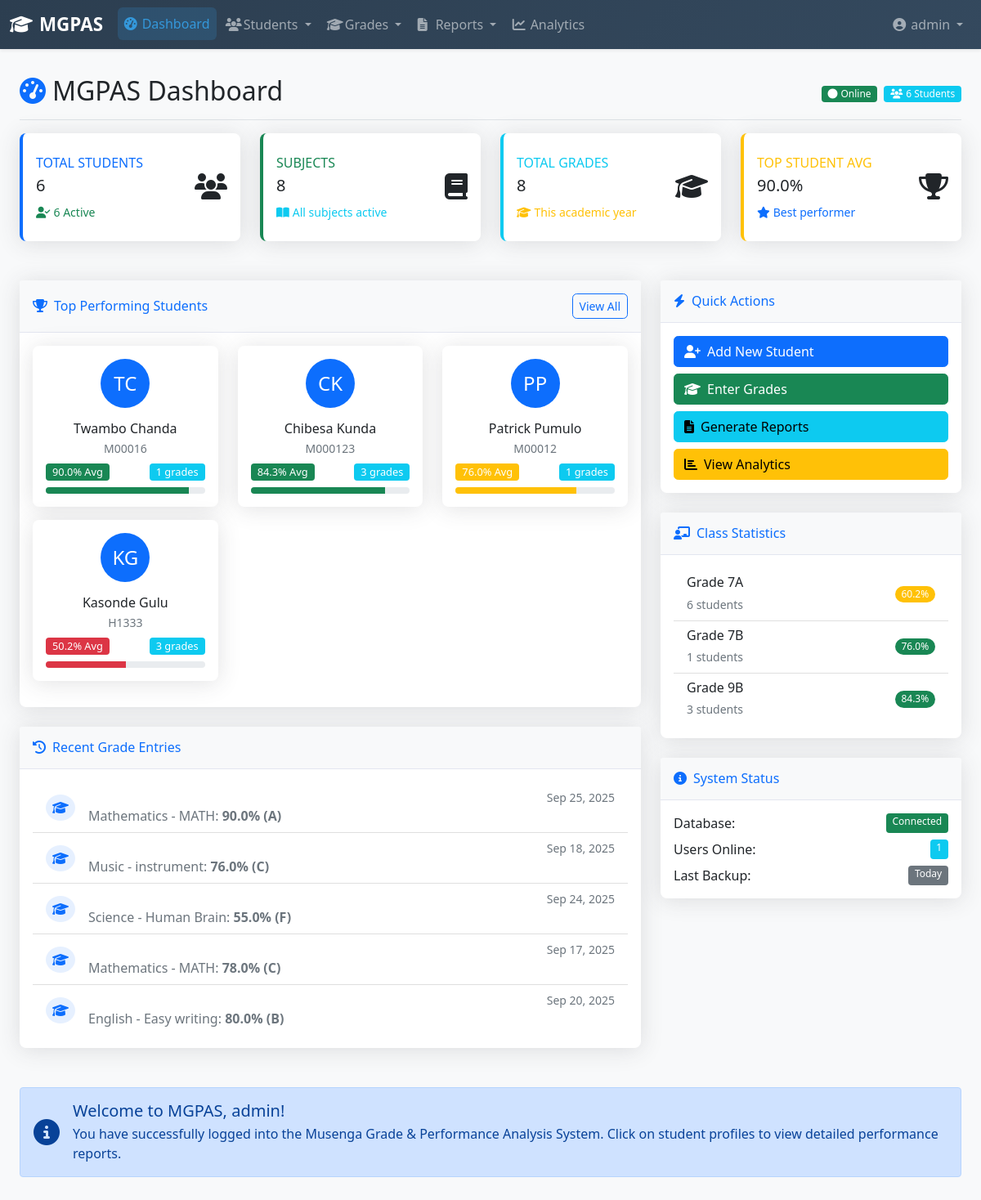
The app's page /dashboard/ (signed in), older data.
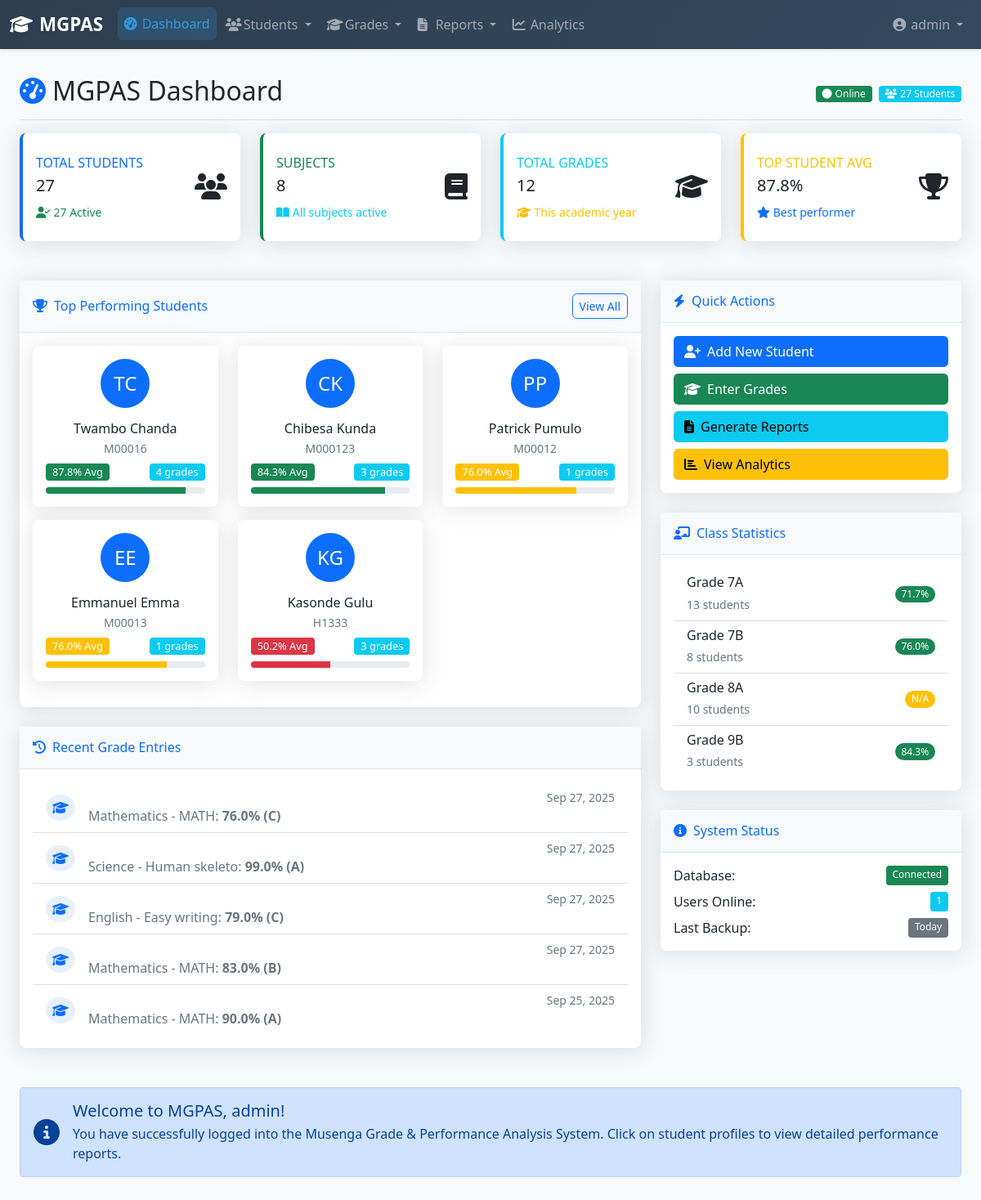
The same page, newer data.
### grading/models.py (models this page shows, shortened)
class Student(models.Model):
    first_name = models.CharField(max_length=100)
    last_name = models.CharField(max_length=100)
    student_id = models.CharField(max_length=20, unique=True)
    date_of_birth = models.DateField()
    email = models.EmailField(blank=True)
    phone = models.CharField(max_length=15, blank=True)
    address = models.TextField(blank=True)
    current_class = models.ForeignKey(Class, on_delete=models.SET_NULL, null=True, blank=True)
    academic_year = models.ForeignKey(AcademicYear, on_delete=models.CASCADE)
    enrollment_date = models.DateField()
    is_active = models.BooleanField(default=True)
    created_at = models.DateTimeField(auto_now_add=True)
    updated_at = models.DateTimeField(auto_now=True)
    class Meta:
        ordering = ['last_name', 'first_name']

class Grade(models.Model):
    class Term(models.TextChoices):
        TERM1 = 'TERM1', _('Term 1')
        TERM2 = 'TERM2', _('Term 2')
        TERM3 = 'TERM3', _('Term 3')
    class AssessmentType(models.TextChoices):
        EXAM = 'EXAM', _('Exam')
        TEST = 'TEST', _('Test')
        QUIZ = 'QUIZ', _('Quiz')
        ASSIGNMENT = 'ASSIGNMENT', _('Assignment')
    student = models.ForeignKey(Student, on_delete=models.CASCADE)
    subject = models.ForeignKey(Subject, on_delete=models.CASCADE)
    assessment_name = models.CharField(max_length=100)
    assessment_type = models.CharField(max_length=20, choices=AssessmentType.choices)
    score = models.DecimalField(max_digits=5, decimal_places=2)
    max_score = models.DecimalField(max_digits=5, decimal_places=2, default=100)
    percentage = models.DecimalField(max_digits=5, decimal_places=2, editable=False)
    term = models.CharField(max_length=10, choices=Term.choices)
    date = models.DateField()
    comments = models.TextField(blank=True)
    created_by = models.ForeignKey(User, on_delete=models.SET_NULL, null=True)
    created_at = models.DateTimeField(auto_now_add=True)
    updated_at = models.DateTimeField(auto_now=True)
    def get_grade_letter(self):
        if self.percentage >= 90: return 'A'
        elif self.percentage >= 80: return 'B'
        elif self.percentage >= 70: return 'C'
        elif self.percentage >= 60: return 'D'
        else: return 'F'
    class Meta:
        ordering = ['-date', 'student']

class Subject(models.Model):
    name = models.CharField(max_length=100)
    code = models.CharField(max_length=10, unique=True)
    description = models.TextField(blank=True)

class Class(models.Model):
    name = models.CharField(max_length=50)
    academic_year = models.ForeignKey(AcademicYear, on_delete=models.CASCADE)
    teacher = models.ForeignKey(User, on_delete=models.SET_NULL, null=True, blank=True)

### authentication/views.py (the view)
# urls.py: path('dashboard/', DashboardView.as_view(), name='dashboard'),
class DashboardView(LoginRequiredMixin, TemplateView):
    template_name = 'dashboard.html'
    def get_context_data(self, **kwargs):
        context = super().get_context_data(**kwargs)
        try:
            from grading.models import Student, Subject, Grade, Class
            from django.db.models import Avg, Count, Q
            context.update({
                'total_students': Student.objects.filter(is_active=True).count(),
                'active_students': Student.objects.filter(is_active=True).count(),
                'total_subjects': Subject.objects.count(),
                'total_grades': Grade.objects.count(),
            })
            top_students = Student.objects.filter(is_active=True).annotate(
                avg_grade=Avg('grade__percentage'),
                grade_count=Count('grade')
            ).filter(avg_grade__isnull=False, grade_count__gte=1).order_by('-avg_grade')[:6]
            context['top_students'] = top_students
            recent_grades = Grade.objects.select_related('student', 'subject').order_by('-created_at')[:5]
            context['recent_grades'] = recent_grades
            class_stats = Class.objects.annotate(
                student_count=Count('student', filter=Q(student__is_active=True)),
                avg_grade=Avg('student__grade__percentage')
            ).filter(student_count__gt=0)
            context['class_stats'] = class_stats
        except Exception as e:
            context.update({
                'total_students': 247,
                'active_students': 235,
                'total_subjects': 12,
                'total_grades': 1842,
                'top_students': [],
                'recent_grades': [],
                'class_stats': [],
            })
        return context

### templates/dashboard.html (shortened to what the changed rows need)
{% extends 'base.html' %}
{% load static %}
{% block content %}
<div class="d-flex justify-content-between flex-wrap flex-md-nowrap align-items-center pt-3 pb-2 mb-3 border-bottom">
    <h1 class="h2"><i class="fas fa-tachometer-alt me-2 text-primary"></i>MGPAS Dashboard</h1>
    <div class="btn-toolbar mb-2 mb-md-0">
        <span class="badge bg-success me-2">
            <i class="fas fa-circle me-1"></i>Online
        </span>
        <span class="badge bg-info">
            <i class="fas fa-users me-1"></i>{{ total_students }} Students
        </span>
    </div>
</div>
<div class="row mb-4">
    <div class="col-xl-3 col-md-6 mb-4">
        <div class="card border-left-primary shadow h-100 py-2">
            <div class="card-body">
                <div class="row no-gutters align-items-center">
                    <div class="col mr-2">
                        <div class="text-xs font-weight-bold text-primary text-uppercase mb-1">Total Students</div>
                        <div class="h5 mb-0 font-weight-bold text-gray-800">{{ total_students }}</div>
                        <div class="mt-2 text-success">
                            <small><i class="fas fa-user-check me-1"></i>{{ active_students }} Active</small>
                        </div>
                    </div>
                </div>
            </div>
        </div>
    </div>
    <div class="col-xl-3 col-md-6 mb-4">
        <div class="card border-left-info shadow h-100 py-2">
            <div class="card-body">
                <div class="row no-gutters align-items-center">
                    <div class="col mr-2">
                        <div class="text-xs font-weight-bold text-info text-uppercase mb-1">Total Grades</div>
                        <div class="h5 mb-0 font-weight-bold text-gray-800">{{ total_grades }}</div>
                        <div class="mt-2 text-warning">
                            <small><i class="fas fa-graduation-cap me-1"></i>This academic year</small>
                        </div>
                    </div>
                </div>
            </div>
        </div>
    </div>
    <div class="col-xl-3 col-md-6 mb-4">
        <div class="card border-left-warning shadow h-100 py-2">
            <div class="card-body">
                <div class="row no-gutters align-items-center">
                    <div class="col mr-2">
                        <div class="text-xs font-weight-bold text-warning text-uppercase mb-1">Top Student Avg</div>
                        <div class="h5 mb-0 font-weight-bold text-gray-800">
                            {% if top_students %}{{ top_students.0.avg_grade|floatformat:1 }}%{% else %}N/A{% endif %}
                        </div>
                        <div class="mt-2 text-primary">
                            <small><i class="fas fa-star me-1"></i>Best performer</small>
                        </div>
                    </div>
                </div>
            </div>
        </div>
    </div>
</div>
<div class="row">
    <div class="col-lg-8 mb-4">
        <div class="card shadow">
            <div class="card-body">
                <div class="row">
                    {% for student in top_students %}
                    <div class="col-lg-4 col-md-6 mb-3">
                        <div class="card student-profile-card h-100" onclick="window.location.href='{% url 'grading:student_detail' student.pk %}'">
                            <div class="card-body text-center">
                                <div class="mb-3">
                                    <div class="bg-primary text-white rounded-circle d-inline-flex align-items-center justify-content-center"
                                         style="width: 60px; height: 60px; font-size: 24px;">
                                        {{ student.first_name|first }}{{ student.last_name|first }}
                                    </div>
                                </div>
                                <h6 class="card-title mb-1">{{ student.first_name }} {{ student.last_name }}</h6>
                                <p class="text-muted small mb-2">{{ student.student_id }}</p>
                                <div class="d-flex justify-content-between align-items-center mb-2">
                                    <span class="badge performance-badge bg-{% if student.avg_grade >= 80 %}success{% elif student.avg_grade >= 60 %}warning{% else %}danger{% endif %}">
                                        {{ student.avg_grade|floatformat:1 }}% Avg
                                    </span>
                                    <span class="badge performance-badge bg-info">
                                        {{ student.grade_count }} grades
                                    </span>
                                </div>
                                <div class="progress grade-progress">
                                    <div class="progress-bar bg-{% if student.avg_grade >= 80 %}success{% elif student.avg_grade >= 60 %}warning{% else %}danger{% endif %}"
                                         style="width: {{ student.avg_grade }}%"></div>
                                </div>
                            </div>
                        </div>
                    </div>
                    {% empty %}
                    <div class="col-12 text-center py-4">
                        <i class="fas fa-users fa-3x text-muted mb-3"></i>
                        <p class="text-muted">No student data available yet.</p>
                        <a href="{% url 'grading:student_add' %}" class="btn btn-primary">Add Students</a>
                    </div>
                    {% endfor %}
                </div>
            </div>
        </div>
        <div class="card shadow mt-4">
            <div class="card-body">
                {% if recent_grades %}
                <div class="list-group list-group-flush">
                    {% for grade in recent_grades %}
                    <div class="list-group-item d-flex align-items-center">
                        <div class="me-3">
                            <i class="fas fa-graduation-cap text-primary bg-light-primary p-2 rounded-circle"></i>
                        </div>
                        <div class="flex-grow-1">
                            <div class="d-flex justify-content-between">
                                <small class="text-muted">{{ grade.date|date:"M d, Y" }}</small>
                            </div>
                            <p class="mb-0 text-muted">
                                {{ grade.subject.name }} - {{ grade.assessment_name }}:
                                <strong>{{ grade.percentage|floatformat:1 }}% ({{ grade.get_grade_letter }})</strong>
                            </p>
                        </div>
                    </div>
                    {% endfor %}
                </div>
                {% else %}
                <p class="text-muted">No recent grade entries.</p>
                {% endif %}
            </div>
        </div>
    </div>
    <div class="col-lg-4 mb-4">
        <div class="card shadow mt-4">
            <div class="card-body">
                {% if class_stats %}
                <div class="list-group list-group-flush">
                    {% for class in class_stats %}
                    <div class="list-group-item d-flex justify-content-between align-items-center">
                        <div>
                            <h6 class="mb-1">{{ class.name }}</h6>
                            <small class="text-muted">{{ class.student_count }} students</small>
                        </div>
                        <span class="badge bg-{% if class.avg_grade >= 70 %}success{% else %}warning{% endif %} rounded-pill">
                            {% if class.avg_grade %}{{ class.avg_grade|floatformat:1 }}%{% else %}N/A{% endif %}
                        </span>
                    </div>
                    {% endfor %}
                </div>
                {% else %}
                <p class="text-muted">No class statistics available.</p>
                {% endif %}
            </div>
        </div>
    </div>
</div>
{% endblock %}

Row changes from the older to the newer data that the page shows:
no longer on this page (row unchanged): Grade: date "Sep 18, 2025", subject.name "Music", assessment_name "instrument", percentage "76.0", get_grade_letter "C"
no longer on this page (row unchanged): Grade: date "Sep 24, 2025", subject.name "Science", assessment_name "Human Brain", percentage "55.0", get_grade_letter "F"
no longer on this page (row unchanged): Grade: date "Sep 17, 2025", subject.name "Mathematics", assessment_name "MATH", percentage "78.0", get_grade_letter "C"
no longer on this page (row unchanged): Grade: date "Sep 20, 2025", subject.name "English", assessment_name "Easy writing", percentage "80.0", get_grade_letter "B"
computed for Student "Twambo": top_students "90.0" → "87.8"; avg_grade "90.0" → "87.8"; grade_count "1" → "4"; {{ student.avg_grade }} 90 → 87.75 (drawn)
added Student: first_name|first "E", last_name|first "E", first_name "Emmanuel", last_name "Emma", student_id "M00013", avg_grade "76.0", grade_count "1"
added Grade: date "Sep 27, 2025", subject.name "Mathematics", assessment_name "MATH", percentage "76.0", get_grade_letter "C"
added Grade: date "Sep 27, 2025", subject.name "Science", assessment_name "Human skeleto", percentage "99.0", get_grade_letter "A"
added Grade: date "Sep 27, 2025", subject.name "English", assessment_name "Easy writing", percentage "79.0", get_grade_letter "C"
added Grade: date "Sep 27, 2025", subject.name "Mathematics", assessment_name "MATH", percentage "83.0", get_grade_letter "B"
computed for Class "Grade 7A": student_count "6" → "13"; avg_grade "60.2" → "71.7"
computed for Class "Grade 7B": student_count "1" → "8"
now on this page (row unchanged): Class: name "Grade 8A", student_count "10", shows "N/A"
Text that changed along with them:
{{ total_students }}: "6" → "27"
{{ active_students }}: "6" → "27"
{{ total_grades }}: "8" → "12"
